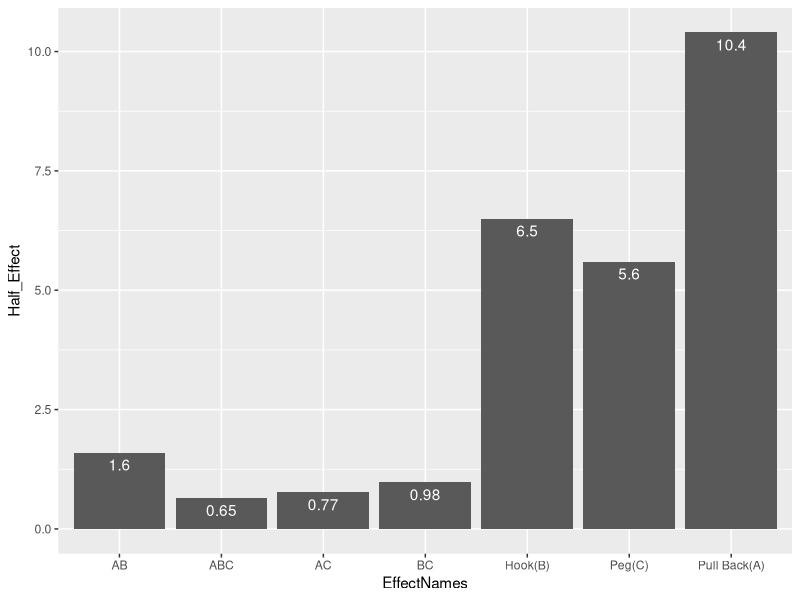
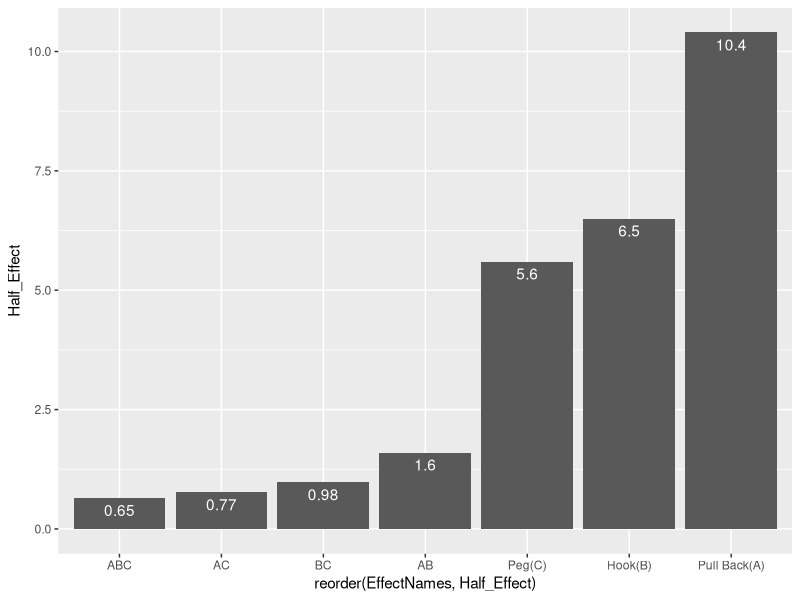
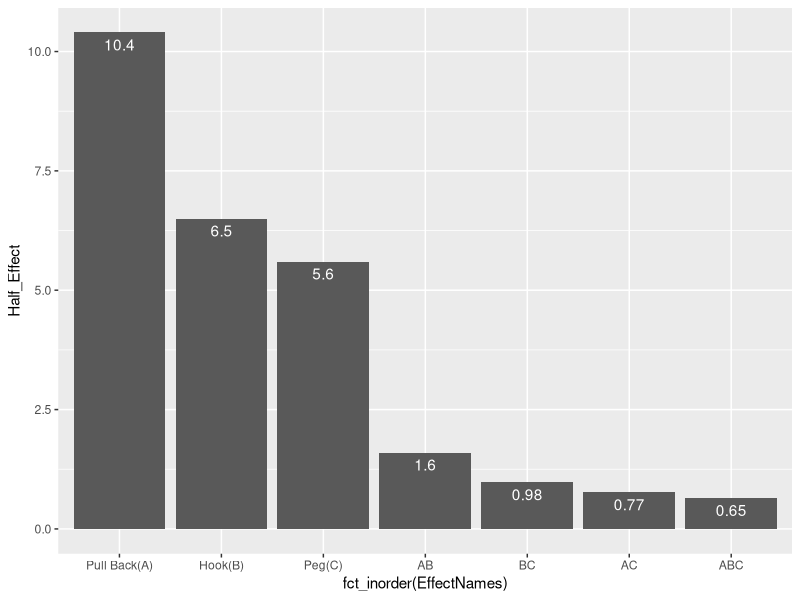

The R source for these figures, in order:
## ---- chunk 1
paretoData <-  data.frame(
  EffectNames = c("Pull Back(A)", "Hook(B)", "Peg(C)", "AB", "BC", "AC", "ABC"), 
  Half_Effect = c(10.4, 6.5, 5.6, 1.6, 0.98, .77, .65))

## ---- chunk 2
library(ggplot2)
p <- ggplot(paretoData, aes(x = EffectNames, y = Half_Effect)) +
  geom_bar(stat = "identity") +
  geom_text(aes(label = Half_Effect), vjust = 1.5, colour = "white")
p
## ---- chunk 3

# Reorder the levels according to another variable with base R instead of fct_reorder()

p + aes(x = reorder(EffectNames, Half_Effect))

## ---- chunk 4
library(forcats)
p + aes(x = fct_inorder(EffectNames))


